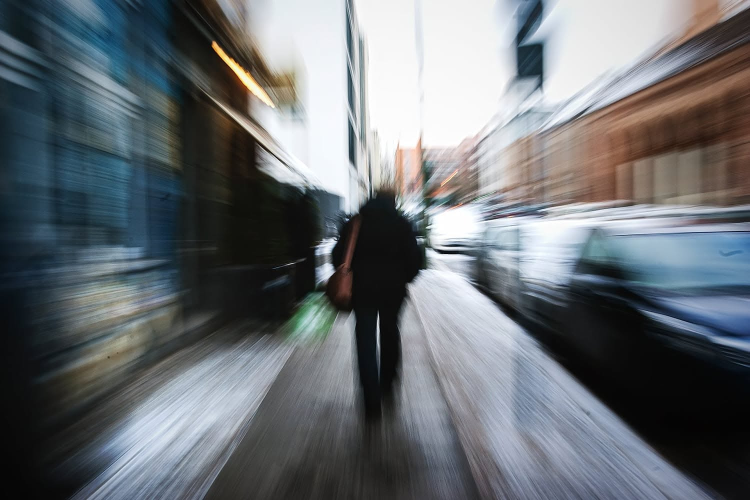
#> input picture images/image.png, 1500 x 1000 px (shown at 1/2 size)
$ python quality.py   (older library calls are emulated)
#> lines starting #> are read from the running program, lines starting #| are printed output that depends on the picture
import os
import math
import cv2
import numpy as np
from models import QualityMetrics


class ImageQualityChecker:

    def __init__(self, image_path):
        self.image_path = image_path
        self.image = cv2.imread(image_path)

        if self.image is None:
            raise ValueError(f"Cannot open image: {image_path}")

        self.gray = cv2.cvtColor(self.image, cv2.COLOR_BGR2GRAY)
        self.height, self.width = self.gray.shape

    # ----------------------------
    # Blur Detection
    # ----------------------------
    def blur_score(self):
        return cv2.Laplacian(self.gray, cv2.CV_64F).var()

    # ----------------------------
    # Brightness
    # ----------------------------
    def brightness(self):
        return np.mean(self.gray)

    # ----------------------------
    # Contrast
    # ----------------------------
    def contrast(self):
        return np.std(self.gray)

    # ----------------------------
    # Resolution
    # ----------------------------
    def resolution(self):
        h, w = self.gray.shape
        return w, h

    # ----------------------------
    # Noise Estimate (MAD-based)
    # ----------------------------
    def noise_score(self):
        """Estimate noise using Median Absolute Deviation of high-frequency
        content.  More stable than simple Gaussian subtraction."""
        lap = cv2.Laplacian(self.gray, cv2.CV_64F)
        # MAD estimator: sigma ≈ MAD / 0.6745
        mad = float(np.median(np.abs(lap - np.median(lap))))
        sigma = mad / 0.6745 if mad > 0 else 0.0
        return sigma

    # ----------------------------
    # Exposure Clipping  (#2)
    # ----------------------------
    def exposure_clipping(self):
        """Return (underexposed_pct, overexposed_pct) — % of pixels
        that are clipped to near-black (<5) or near-white (>250)."""
        total = self.width * self.height
        under = float(np.sum(self.gray < 5) / total * 100)
        over = float(np.sum(self.gray > 250) / total * 100)
        return round(under, 2), round(over, 2)

    # ----------------------------
    # Sharpness Heatmap  (#3)
    # ----------------------------
    def sharpness_heatmap(self, block_size=32):
        """Block-wise Laplacian variance — returns a 2-D numpy array.
        Each cell = sharpness of that image region."""
        rows = math.ceil(self.height / block_size)
        cols = math.ceil(self.width / block_size)
        hmap = np.zeros((rows, cols), dtype=np.float64)
        for r in range(rows):
            for c in range(cols):
                y0, y1 = r * block_size, min((r + 1) * block_size, self.height)
                x0, x1 = c * block_size, min((c + 1) * block_size, self.width)
                patch = self.gray[y0:y1, x0:x1]
                hmap[r, c] = cv2.Laplacian(patch, cv2.CV_64F).var()
        return hmap

    # ----------------------------
    # Confidence Scores  (#8)
    # ----------------------------
    def _blur_confidence(self, blur):
        """Higher blur variance → higher confidence the image is sharp."""
        return round(1.0 - math.exp(-blur / 200.0), 4)

    def _noise_confidence(self):
        """Stability of noise estimate across image quadrants."""
        h2, w2 = self.height // 2, self.width // 2
        quarters = [
            self.gray[:h2, :w2], self.gray[:h2, w2:],
            self.gray[h2:, :w2], self.gray[h2:, w2:],
        ]
        stds = []
        for q in quarters:
            blurred = cv2.GaussianBlur(q, (3, 3), 0)
            diff = q.astype(np.float32) - blurred.astype(np.float32)
            stds.append(float(np.std(diff)))
        mean_std = np.mean(stds)
        if mean_std == 0:
            return 1.0
        cv = float(np.std(stds) / mean_std)
        return round(max(0.0, min(1.0, 1.0 - cv)), 4)

    # ----------------------------
    # Quality Score  (#1)
    # ----------------------------
    def quality_score(self, blur, bright, contrast, noise, w, h, under_pct, over_pct):
        """Weighted composite score (0–100) and rating string.

        Weights: blur 30%, brightness 20%, contrast 20%, noise 15%, resolution 15%.
        Penalised if >5% pixels are under/over-exposed.
        """

        def sigmoid(val, mid, steep=0.05):
            x = steep * (val - mid)
            return 1.0 / (1.0 + math.exp(-x))

        s_blur = sigmoid(blur, 150, 0.02)                          # higher = sharper
        s_bright = max(0.0, 1.0 - abs(bright - 128) / 128.0)      # optimal ~128
        s_contrast = sigmoid(contrast, 50, 0.04)                   # higher = better
        s_noise = 1.0 - sigmoid(noise, 15, 0.15)                   # lower = better
        s_res = min(1.0, (w * h) / 640_000)                        # ≥800×800 = 1.0

        raw = (0.30 * s_blur + 0.20 * s_bright + 0.20 * s_contrast
               + 0.15 * s_noise + 0.15 * s_res)

        if under_pct > 5.0:
            raw *= 0.9
        if over_pct > 5.0:
            raw *= 0.9

        score = round(raw * 100, 2)
        if score >= 85:
            rating = "Excellent"
        elif score >= 60:
            rating = "Good"
        elif score >= 40:
            rating = "Fair"
        else:
            rating = "Poor"
        return score, rating

    # ----------------------------
    # Recommendations
    # ----------------------------
    def recommendations(self):
        rec = []
        avoid = []

        blur = self.blur_score()
        bright = self.brightness()
        contrast = self.contrast()
        under, over = self.exposure_clipping()

        if blur < 100:
            rec.append("Sharpen Image")
            avoid.append("Gaussian Blur")
        else:
            rec.extend(["Small Rotation", "Horizontal Flip"])

        if bright < 70:
            rec.append("Increase Brightness")
        elif bright > 180:
            rec.append("Decrease Brightness")

        if contrast < 40:
            rec.append("Increase Contrast")

        if under > 5.0:
            rec.append("Fix Underexposure")
        if over > 5.0:
            rec.append("Fix Overexposure")

        return rec

    # ----------------------------
    # Analyze (returns enriched dict)
    # ----------------------------
    def analyze(self):
        """Return a dictionary of all quality metrics including new enhancements."""
        blur = self.blur_score()
        bright = self.brightness()
        cont = self.contrast()
        noise = self.noise_score()
        width, height = self.resolution()
        under, over = self.exposure_clipping()
        score, rating = self.quality_score(blur, bright, cont, noise,
                                           width, height, under, over)
        rec = self.recommendations()
        s_map = self.sharpness_heatmap()

        return QualityMetrics(
            blur=round(float(blur), 2),
            brightness=round(float(bright), 2),
            contrast=round(float(cont), 2),
            noise=round(float(noise), 4),
            resolution=f"{width}x{height}",
            underexposed_pct=under,
            overexposed_pct=over,
            quality_score=score,
            quality_rating=rating,
            blur_confidence=self._blur_confidence(blur),
            noise_confidence=self._noise_confidence(),
            recommendations=rec,
            sharpness_map=s_map,
        )

    # ----------------------------
    # Print Report
    # ----------------------------
    def report(self):
        m = self.analyze()
        print("=" * 60)
        print(f"IMAGE : {os.path.basename(self.image_path)}")
        print("=" * 60)
        print(f"Resolution     : {m.resolution}")
        print(f"Blur Score     : {m.blur:.2f}  (conf {m.blur_confidence:.0%})")
        print(f"Brightness     : {m.brightness:.2f}")
        print(f"Contrast       : {m.contrast:.2f}")
        print(f"Noise (MAD)    : {m.noise:.4f}  (conf {m.noise_confidence:.0%})")
        print(f"Under-exposed  : {m.underexposed_pct:.1f}%")
        print(f"Over-exposed   : {m.overexposed_pct:.1f}%")
        print(f"Quality Score  : {m.quality_score:.1f} / 100  [{m.quality_rating}]")
        print("\nRecommended:")
        for r in m.recommendations:
            print(f"  [OK] {r}")
        print()


# -------------------------------------------------
# Process Entire Folder
# -------------------------------------------------

def process_folder(folder_path):
    valid_extensions = (".jpg", ".jpeg", ".png", ".bmp", ".tif", ".tiff")
    for filename in sorted(os.listdir(folder_path)):
        if filename.lower().endswith(valid_extensions):
            image_path = os.path.join(folder_path, filename)
            try:
                checker = ImageQualityChecker(image_path)
                checker.report()
            except Exception as e:
                print(f"Error processing {filename}: {e}")


# -------------------------------------------------
# Main
# -------------------------------------------------

if __name__ == "__main__":
    import sys
    if len(sys.argv) > 1:
        folder = sys.argv[1]
    else:
        folder = input("Enter dataset folder path: ").strip()
#> the answer given: images
    process_folder(folder)
#> in __init__, self.image is the input picture: shape (1000, 1500, 3); mean B, G, R 115, 110.6, 105.5
#> in __init__, `self.gray = cv2.cvtColor(self.image, cv2.COLOR_BGR2GRAY)`:
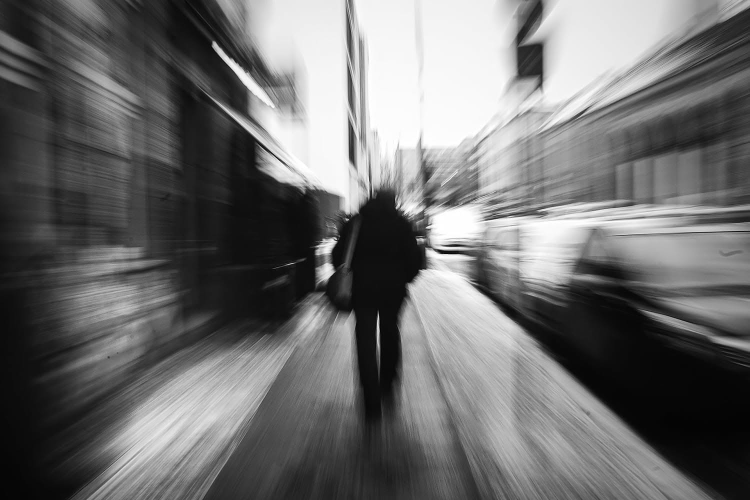
#> self.gray: shape (1000, 1500) (shown at 1/2 size); min 0, max 255, mean 109.6
#> in analyze, `blur = self.blur_score()`: blur = 181.1
#> in analyze, `bright = self.brightness()`: bright = 109.6
#> in analyze, `cont = self.contrast()`: cont = 76.99
#> in noise_score, `lap = cv2.Laplacian(self.gray, cv2.CV_64F)`:
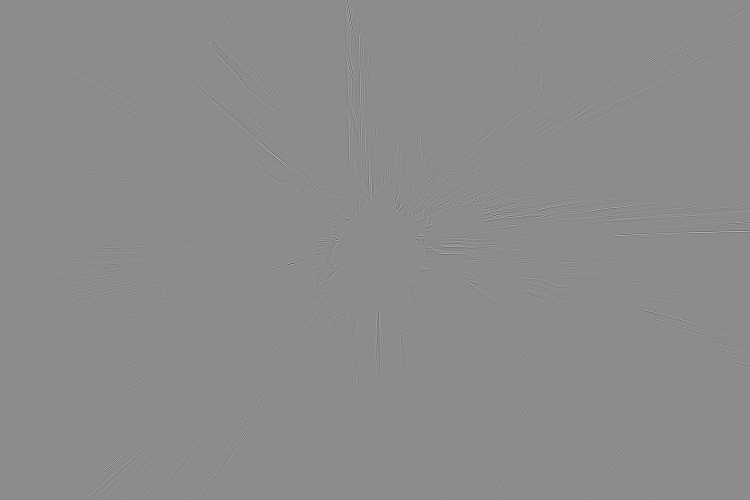
#> lap: shape (1000, 1500) float64 (shown at 1/2 size); min -413, max 339, mean 0; drawn with min black and max white
#> in noise_score, `mad = float(np.median(np.abs(lap - np.median(lap))))`: mad = 2
#> in noise_score, `sigma = mad / 0.6745 if mad > 0 else 0.0`: sigma = 2.97
#> in exposure_clipping, `under = float(np.sum(self.gray < 5) / total * 100)`: under = 0.333
#> in exposure_clipping, `over = float(np.sum(self.gray > 250) / total * 100)`: over = 1.54
#> in analyze, `under, over = self.exposure_clipping()`: under = 0.33; over = 1.54
#> in sigmoid, `x = steep * (val - mid)`: x = 0.621
#> in quality_score, `s_blur = sigmoid(blur, 150, 0.02)`: s_blur = 0.651
#> in quality_score, `s_bright = max(0.0, 1.0 - abs(bright - 128) / 128.0)`: s_bright = 0.856
#> in quality_score, `s_contrast = sigmoid(contrast, 50, 0.04)`: s_contrast = 0.746
#> in quality_score, `s_noise = 1.0 - sigmoid(noise, 15, 0.15)`: s_noise = 0.859
#> in quality_score, `raw = (0.30 * s_blur + 0.20 * s_bright + 0.20 * s_contrast + 0.15 * s_..`: raw = 0.795
#> in quality_score, `score = round(raw * 100, 2)`: score = 79.45
#> in analyze, `score, rating = self.quality_score(blur, bright, cont, noise, width, h..`: rating = 'Good'
#> in recommendations, `blur = self.blur_score()`: blur = 181.1
#> in recommendations, `bright = self.brightness()`: bright = 109.6
#> in recommendations, `contrast = self.contrast()`: contrast = 76.99
#> in recommendations, `under, over = self.exposure_clipping()`: under = 0.33; over = 1.54
#> after the loop in sharpness_heatmap, `for r in range(rows):`:
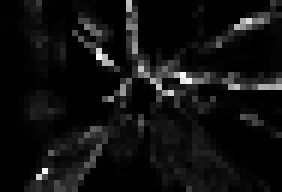
#> hmap: shape (32, 47) float64 (shown 6 times larger); min 0, max 2732.8, mean 184; drawn with min black and max white
#> in _noise_confidence, `h2, w2 = self.height // 2, self.width // 2`: h2 = 500; w2 = 750
#> the loop in _noise_confidence, `for q in quarters:` made 4 passes
#> pass 1, in _noise_confidence, `blurred = cv2.GaussianBlur(q, (3, 3), 0)`:
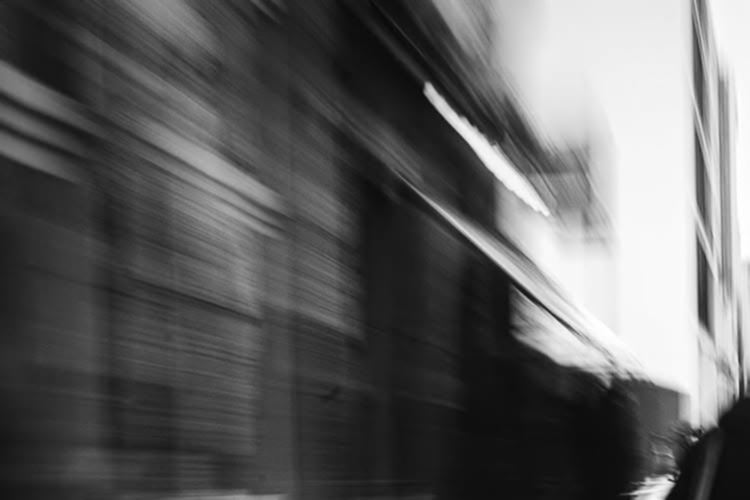
#> blurred: shape (500, 750); min 6, max 255, mean 95.8
#> pass 1, in _noise_confidence, `diff = q.astype(np.float32) - blurred.astype(np.float32)`:
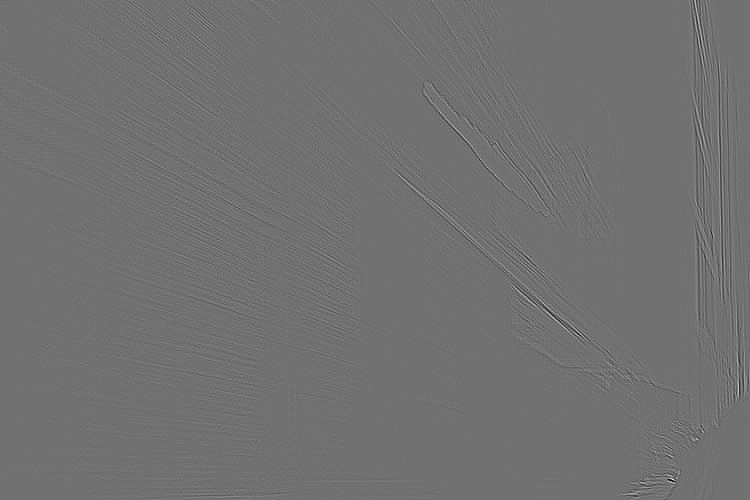
#> diff: shape (500, 750) float32; min -66, max 82, mean 0; drawn with min black and max white
#> pass 2, in _noise_confidence, `blurred = cv2.GaussianBlur(q, (3, 3), 0)`:
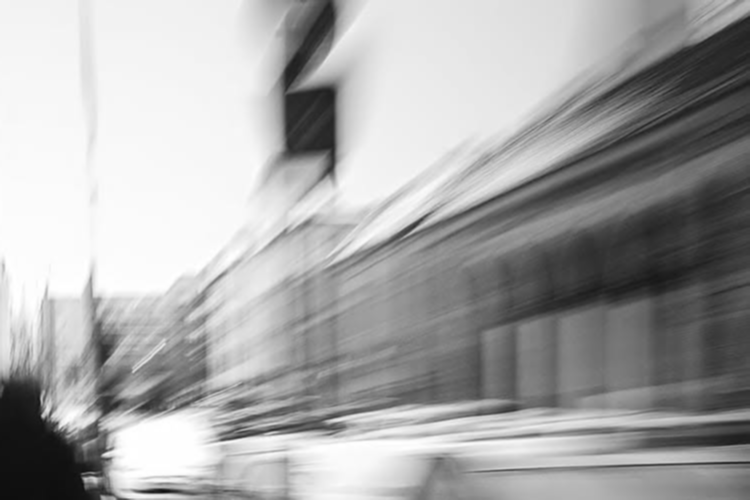
#> blurred: shape (500, 750); min 13, max 255, mean 167.5
#> pass 2, in _noise_confidence, `diff = q.astype(np.float32) - blurred.astype(np.float32)`:
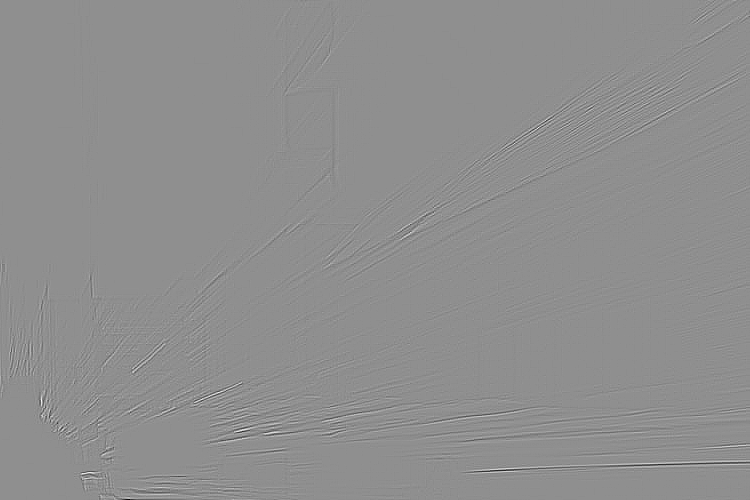
#> diff: shape (500, 750) float32; min -82, max 64, mean 0; drawn with min black and max white
#> after the loop in _noise_confidence, `for q in quarters:`: stds = [3, 3.63, 2.66, 2.52]
#> in _noise_confidence, `mean_std = np.mean(stds)`: mean_std = 2.95
#> in _noise_confidence, `cv = float(np.std(stds) / mean_std)`: cv = 0.146
#| Resolution     : 1500x1000
#| Blur Score     : 181.07  (conf 60%)
#| Brightness     : 109.60
#| Contrast       : 76.99
#| Noise (MAD)    : 2.9652  (conf 85%)
#| Under-exposed  : 0.3%
#| Over-exposed   : 1.5%
#| Quality Score  : 79.5 / 100  [Good]
#> the loop in report, `for r in m.recommendations:` made 2 passes
#> r on passes 1 to 2: 'Small Rotation', 'Horizontal Flip'
#> (printed output is left out)

$ run again, with images/000.png copied over images/image.png
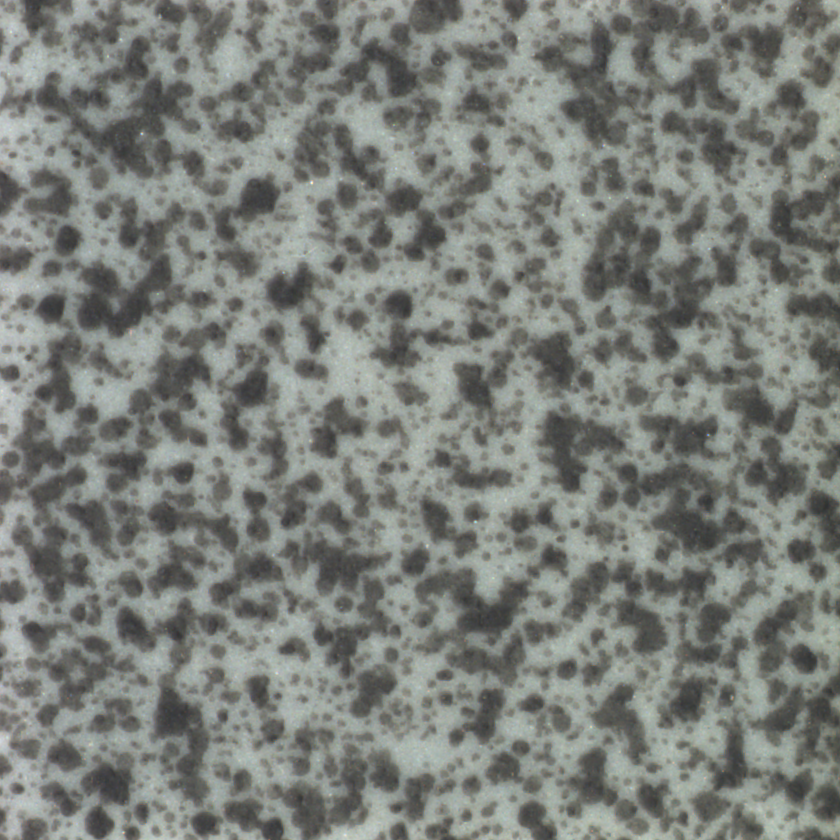
#> input picture images/000.png, 840 x 840 px
#> in __init__, self.image is the input picture: shape (840, 840, 3); mean B, G, R 122.4, 127.7, 123.9
#> in analyze, `blur = self.blur_score()`: blur = 43.48
#> in analyze, `bright = self.brightness()`: bright = 126
#> cont = 32.38
#> in noise_score, `lap = cv2.Laplacian(self.gray, cv2.CV_64F)`:
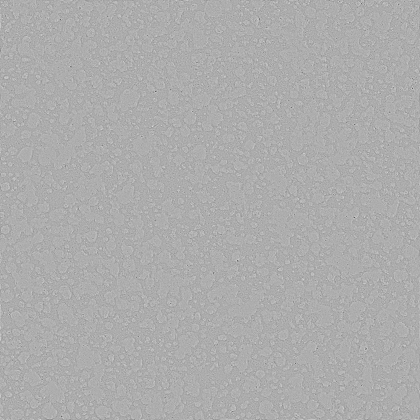
#> lap: shape (840, 840) float64 (shown at 1/2 size); min -116, max 55, mean 0; drawn with min black and max white
#> mad = 4
#> sigma = 5.93
#> in exposure_clipping, `under = float(np.sum(self.gray < 5) / total * 100)`: under = 0
#> x = -2.13
#> s_blur = 0.106
#> s_bright = 0.984
#> s_contrast = 0.331
#> s_noise = 0.796
#> raw = 0.564
#> in quality_score, `score = round(raw * 100, 2)`: score = 56.42
#> in analyze, `score, rating = self.quality_score(blur, bright, cont, noise, width, h..`: rating = 'Fair'
#> in recommendations, `blur = self.blur_score()`: blur = 43.48
#> in recommendations, `bright = self.brightness()`: bright = 126
#> contrast = 32.38
#> in recommendations, `under, over = self.exposure_clipping()`: under = 0
#> h2 = 420
#> the loop in _noise_confidence, `for q in quarters:` made 4 passes
#> after the loop in _noise_confidence, `for q in quarters:`:
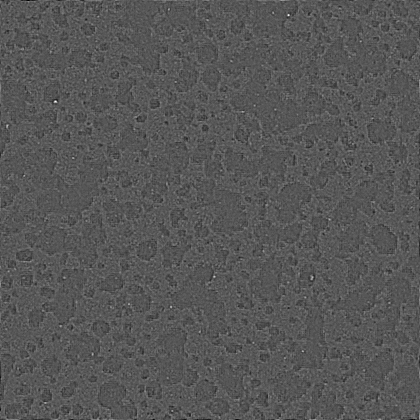
#> diff: shape (420, 420) float32; min -12, max 23, mean 0; drawn with min black and max white
#> after the loop in _noise_confidence, `for q in quarters:`: stds = [1.54, 1.57, 1.54, 1.53]
#> mean_std = 1.55
#> cv = 0.00965
#| Resolution     : 840x840
#| Blur Score     : 43.48  (conf 20%)
#| Brightness     : 125.97
#| Contrast       : 32.38
#| Noise (MAD)    : 5.9303  (conf 99%)
#| Under-exposed  : 0.0%
#| Over-exposed   : 0.0%
#| Quality Score  : 56.4 / 100  [Fair]
#> the loop in report, `for r in m.recommendations:` made 2 passes
#> r on passes 1 to 2: 'Sharpen Image', 'Increase Contrast'
#> (printed output is left out)
